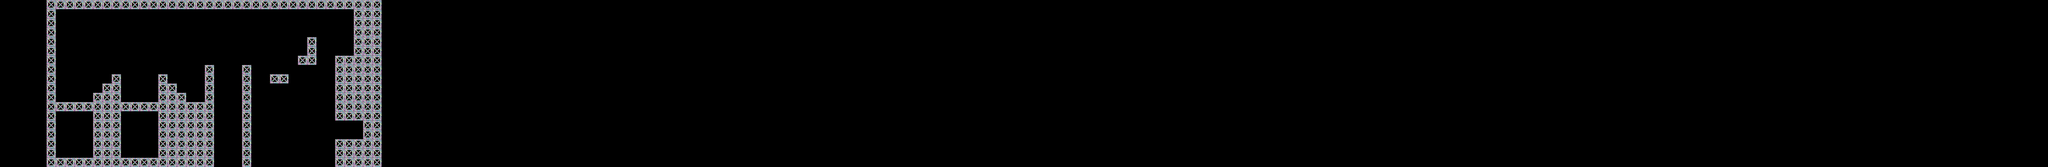

This is a level from a 2D game, rendered from its Tiled map with the project's own tilesets. A one-line summary and the map file follow, with tile-layer data summarised:
An orthogonal 220x18 tile map with 32x32 px tiles, 2 tile layers (Foreground, Background), 2 tilesets and 8 objects (3x enemy, 2x enemy2, floor, player_start).

<map version="1.0" orientation="orthogonal" width="220" height="18" tilewidth="32" tileheight="32">
 <tileset firstgid="1" name="level" tilewidth="32" tileheight="32">
  <image source="level.png" width="384" height="608" />
 </tileset>
 <tileset firstgid="229" name="coin" tilewidth="32" tileheight="32">
  <image source="coin.png" width="32" height="32" />
 </tileset>
 <layer name="Foreground" width="220" height="18">
  <properties>
   <property name="tileset" value="level" />
  </properties>
  <data>[3960 cells, 264 non-empty, 2 distinct tile ids]</data>
 </layer>
 <layer name="Background" width="220" height="18">
  <properties>
   <property name="nocollide" value="true" />
   <property name="tileset" value="level" />
  </properties>
  <data>[3960 cells, 234 non-empty, 1 distinct tile ids]</data>
 </layer>
 <objectgroup color="#ff0000" name="floor" width="220" height="18">
  <object name="floor" type="floor" x="160" y="512" width="1152" height="32" />
 </objectgroup>
 <objectgroup color="#0000ff" name="player start" width="220" height="18">
  <object type="player_start" x="192" y="288" width="32" height="32" />
 </objectgroup>
 <objectgroup color="#a40002" name="exit" width="220" height="18">
  <object x="1184" y="416" width="32" height="32" />
 </objectgroup>
 <objectgroup name="enemy" width="220" height="18">
  <object name="vertEnemy" type="enemy2" x="736" y="224" width="32" height="32" />
  <object name="vertEnemy" type="enemy2" x="768" y="192" width="32" height="32" />
  <object name="enemy" type="enemy" x="1152" y="96" width="32" height="32" />
  <object type="enemy" x="480" y="288" width="32" height="32" />
  <object type="enemy" x="448" y="256" width="32" height="32" />
 </objectgroup>
</map>
